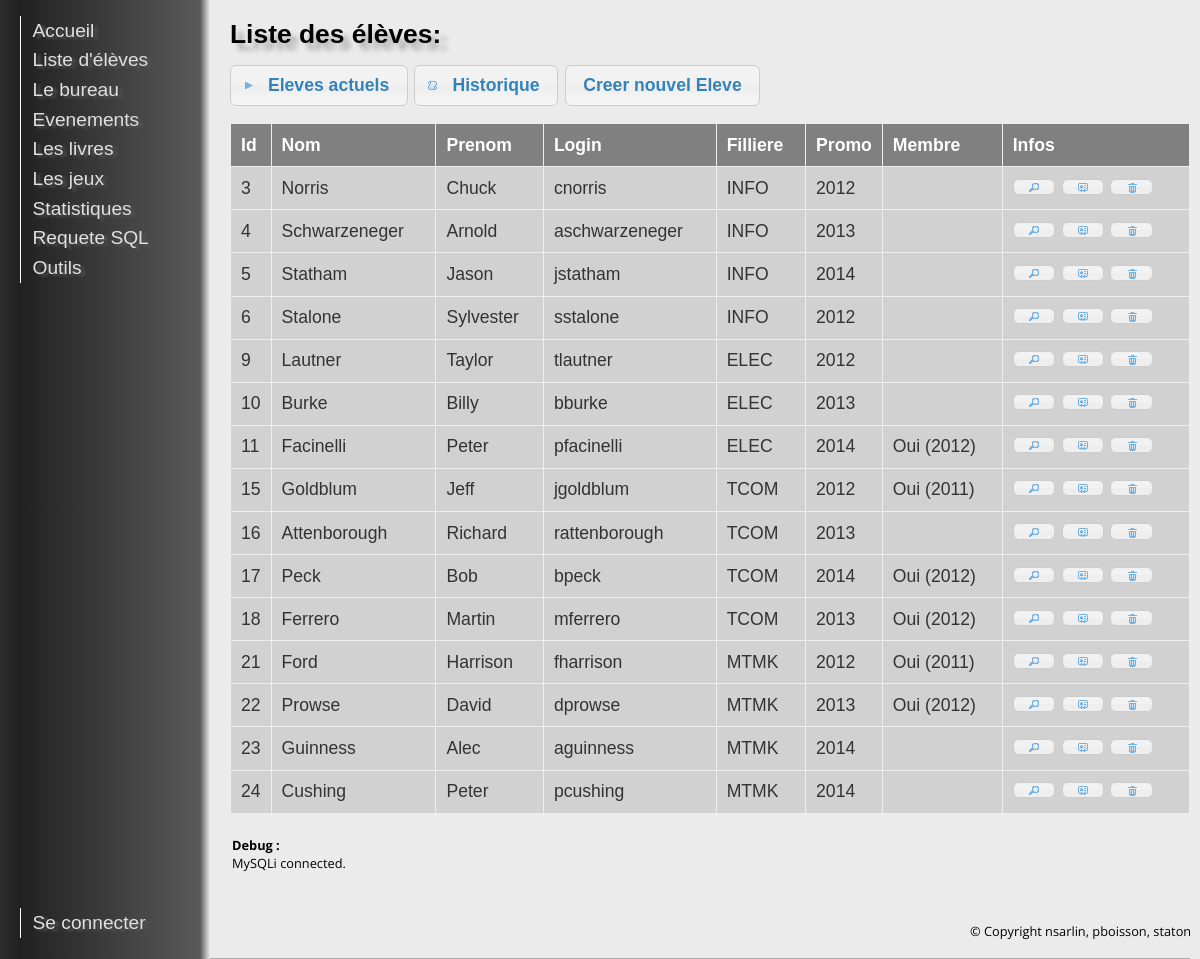
The page /?action=eleves on the database its author committed.
### index.php (called while the page is built, shortened)
<?php
$core = new Core();
$core->showPage();
?>

### src/classes/Eleve.class.php (called while the page is built, shortened)
<?php
class Eleve {
	private static $tableName="ELEVE";
	public function __construct($eleve = false)
	{
		if($eleve != false)
			$this->fetch($eleve);
	}
	public function fetch($result)
	{
		$this->id = $result['id_eleve'];
		$this->nom = $result['nom_eleve'];
		$this->prenom = $result['prenom_eleve'];
		$this->filliere = $result['filliere'];
		$this->login = $result['login'];
		$this->promo = $result['promo'];
		$query = "select COUNT(*), annee from MEMBRE where id_eleve=".$this->id;
		Database::query($query);
		$cou=Database::fetch();
		if($cou['COUNT(*)']==1)
		{
			$this->annee_membre=$cou['annee'];
			$this->isMember=true;
		}
		else
			$this->isMember=false;
		Database::query("SELECT COUNT(*)
			FROM EVENEMENT, PARTICIPE
			WHERE PARTICIPE.id_eleve = ".$this->id."
			AND PARTICIPE.id_evt = EVENEMENT.id_evt
			AND year(EVENEMENT.date_evt) = YEAR(NOW())");
		$res=Database::fetch();
	}
	public static function getListe()
	{
		$query = "select * from ".Eleve::$tableName;
		$results = Database::query($query);
		return $results;
	}
}
?>

### src/libs/Database.lib.php (called while the page is built, shortened)
<?php
class Database implements genericInterface {
	private static $base;
	public static $lastResult;
	public static function init() {
		$mysqlDB=Config::$mysqlDB;
		Database::$base = new mysqli($mysqlDB->host, $mysqlDB->user, $mysqlDB->password, "", $mysqlDB->port);
	}
	public static function query($query, $debug=false) {
		$return = Database::$base->query($query);
		Database::$lastResult=$return;
		return $return;
	}
	public static function fetch($result = false)
	{
		if($result==false)
			return Database::$lastResult->fetch_assoc();
		else
			return $result->fetch_assoc();
	}
}
?>

### src/pages/ElevesPage.class.php (the view, shortened to what this page needs)
<?php
class ElevesPage extends Layout{
	public function bodyHTML() {
?>
<div id="liste" class="ui-widget">
    <h1>Liste des élèves:</h1>
		<button id="actual">Eleves actuels</button>
		<button id="historique">Historique</button>
		<button id="create-user">Creer nouvel Eleve</button>
    <table id="users" class="ui-widget ui-widget-content">
        <thead>
            <tr class="ui-widget-header ">
				<th width="4em">Id</th>
				<th>Nom</th>
				<th>Prenom</th>
				<th>Login</th>
				<th>Filliere</th>
				<th width="6em">Promo</th>
				<th>Membre</th>
				<th>Infos</th>
            </tr>
        </thead>
        <tbody>
		<?php
			$result=Eleve::getListe();
			if(!($result))
			{
				echo "Erreur de requete : ".Database::errorMsg();
			}
			else
			{
				while($res = Database::fetch($result))
				{
					$eleve = new Eleve($res);
					if((!isset($_GET['historique']) && $eleve->promo >= date('Y')) || (isset($_GET['historique']) && $eleve->promo < date('Y')))
					{
						echo "<tr>";
						echo "<td>".$eleve->id."</td>";
						echo "<td>".$eleve->nom."</td>";
						echo "<td>".$eleve->prenom."</td>";
						echo "<td>".$eleve->login."</td>";
						echo "<td>".$eleve->filliere."</td>";
						echo "<td>".$eleve->promo."</td>";
						if($eleve->isMember)
							echo "<td>Oui (".$eleve->annee_membre.")</td>";
						else
							echo "<td></td>";
						echo "<td>
						<button title='Voir nombre d'evenements' class='bubu' onclick='javascript:open_info(".$eleve->id.")'></button>
						<button title='Editer' class='bubu_edit' onclick='javascript:edit(".$eleve->id.")'></button>
						<button title='Supprimer' class='bubu_del' onclick='javascript:delete_el(".$eleve->id.", \"".$eleve->prenom." ".$eleve->nom."\")'></button>
						</td>";
						echo "</tr>";
					}
				}
			}
		?>
        </tbody>
    </table>
</div>
		<?php
	}
}
?>

### src/classes/Core.class.php (shortened to what this page needs)
<?php
class Core {
	private static $debugText="";
	public function __construct() {
		$this->createDB();
	}
	public function createDB() {
		switch(Config::$dbType){
		case "mysql":
			if(class_exists('MYSQLi'))
			{
				$this->addDebug("MySQLi connected.");
			}
			else
				die("MySQL NOT supported.");
			break;
		}
	}
	public function showPage()
	{
		$page=null;
		if(isset($_GET['raz']))
		{
			$this::razDB();
			unset($_SESSION['loggedin']);
		}
		elseif(isset($_GET['test']))
			$this->testP();
		elseif(isset($_GET['action'])) {
			switch($_GET['action']) {
				case "eleves":
					$page = new ElevesPage();
					break;
			}
		}
		else
			$page = new Accueil($this);
		if($page && $page->showHTML())
			$page->toHTML();
	}
	public static function debugHTML() {
		echo Core::$debugText;
	}
	public static function addDebug($string) {
		Core::$debugText = Core::$debugText.$string."<br />";
	}
}
?>

### src/classes/Layout.class.php (shortened to what this page needs)
<?php
abstract class Layout {
	protected $AJAX = false;
	protected $eleve_co;
	public function showHTML()
	{
		return !($this->AJAX);
	}
	public function toHTML() {
		$this->headerHTML();
		$this->bodyHTML();
		$this->footerHTML();
	}
	public function headerHTML() {
?>
<!DOCTYPE html>
<html lang="en">
	<head>
		<link rel="stylesheet" href="ressources/style.css" />
		<link rel="stylesheet" href="ressources/jquery-ui-1.9.2.css" />
	</head>
	<body>
		<div id="menu">
			<nav>
				<ul>
					<li>
						<a href="index.php">Accueil</a>
					</li>
					<li>
						<a href="?action=eleves">Liste d'élèves</a>
					</li>
					<li>
						<a href="?action=bureau">Le bureau</a>
					</li>
					<li>
						<a href="?action=evt">Evenements</a>
					</li>
					<li>
						<a href="?action=livres">Les livres</a>
					</li>
					<li>
						<a href="?action=jeux">Les jeux</a>
					</li>
					<li>
						<a href="?action=stats">Statistiques</a>
					</li>
					<li>
						<a href="?action=sql">Requete SQL</a>
					</li>
					<li>
						<a href="?action=tools">Outils</a>
					</li>
				</ul>
			</nav>
	<div id="connect">
<ul>
<?php
	if(isset($_SESSION['loggedin']))
	{
		echo "<li>Connecté en tant que <i>".Core::$eleve_co->login."</i></li><br />";
?>
		<li>
			<a href="?action=comment">Commenter</a>
		</li>
		<li>
			<a href="?action=emprunt">Emprunter</a>
		</li>
		<li>
			<a href="?action=participer">Participer</a>
		</li>
		<li>
			<a href='index.php?action=logout'>Se déconnecter</a>
		</li>
<?php	}
	else
	{
		echo "<li><a href='index.php?action=login'>Se connecter</a></li>";
	}
?>
</ul>
	</div>
	</div>
	<div id="right">
		<div id="body">
<?php
			}
			public function footerHTML() {
		?>
	<div id="debug">
		<b>Debug :</b><br />
	</div>
</div>
		<div id="footer">
			<footer>
				<p>
					&copy; Copyright nsarlin, pboisson, staton
				</p>
			</footer>
		</div>
	</div>
	</body>
</html>
<?php
	}
	}
?>

### ressources/style.css (style rules this page uses)
body { font-family: 'Open Sans', sans-serif; background-color:#EBEBEB; }
h1 { font-weight: bold; text-align: left; font-family: 'Arial Black', Gadget, sans-serif; font-size: 1.5em; line-height: 110%; text-shadow: 7px 7.0px 5px rgba(142, 139, 143, 0.7); margin: .6em 0; }
a { color: #599fcf; text-shadow: 1px 1px 5px #83C9F7; text-decoration:none; }
div#menu { position: fixed; left: 0; right: 0; top: 0; width: 200px; min-height: 100%; font-family: Arial; border-right: 1px solid #aaa; background-color:#2e2e2e; background-image: -moz-linear-gradient(0deg, #2e2e2e, #212121 20px,#595959 200px); background-image: -webkit-linear-gradient(0deg, #2e2e2e, #212121 20px,#595959 200px); background-image: -o-linear-gradient(0deg, #2e2e2e, #212121 20px,#595959 200px); background-image: -ms-linear-gradient(0deg, #2e2e2e, #212121 20px,#595959 200px); background-image:linear-gradient(90deg, #2e2e2e, #212121 20px,#595959 200px); }
div#connect { position: fixed; bottom: 5px; font-family: Arial; font-size: 1em; color: #E0E0E0; text-shadow: 4px 2px 3px #595959; width:9em; }
div#right { position: absolute; left: 200px; top: 0px; width: 80%; min-height: 100%; background-image:-webkit-gradient(linear, 0% 0%, 1% 0%, from(#595959), to(#EBEBEB)); background-image:-moz-linear-gradient(0deg, #595959, #EBEBEB 10px); background-image:linear-gradient(90deg, #595959, #EBEBEB 10px); }
div#body { position: relative; left: 10px; top: 0px; height: auto; width: 100%; padding-left:20px; padding-bottom: 20px; border-bottom: 1px solid #aaa; }
div#footer { position: fixed; right: 0px; bottom: 0px; height: 50px; width: 230px; font-size: 0.8em; overflow: hidden; }
div#debug { position: relative; margin-top: 20px; margin-bottom: 20px; height: 80px; padding: 2px; font-size: 0.8em; overflow: scroll; }
#menu a { display: block; font-family: Arial; font-size: 1.2em; color: #E0E0E0; text-shadow: 4px 2px 3px #595959; width:9em; text-decoration:none; padding:0.2em 0.6em; border-left:1px solid white; }
#menu ul { width:100%; padding:0; margin-left:20px; list-style-type:none; }
#liste table { display: table; border-collapse: collapse; width: 70%; }
#liste td, th { background-color:#D1D1D1; text-align:center; padding: 10px; overflow: hidden; text-overflow: ellipsis; font-size: 100%; border: 1px solid #808080; }
#liste th { background-color:gray; color:white; border: 2px solid black; }
div#liste { margin: 20px 0; }
div#liste table { margin: 1em 0; border-collapse: collapse; width: 100%; }
div#liste table td, div#liste table th { border: 1px solid #eee; padding: .6em 10px; text-align: left; }

### rows shown on the page
eleve: id_eleve "3", nom_eleve "Norris", prenom_eleve "Chuck", login "cnorris", filliere "INFO", promo "2012"
eleve: id_eleve "4", nom_eleve "Schwarzeneger", prenom_eleve "Arnold", login "aschwarzeneger", filliere "INFO", promo "2013"
eleve: id_eleve "5", nom_eleve "Statham", prenom_eleve "Jason", login "jstatham", filliere "INFO", promo "2014"
eleve: id_eleve "6", nom_eleve "Stalone", prenom_eleve "Sylvester", login "sstalone", filliere "INFO", promo "2012"
eleve: id_eleve "9", nom_eleve "Lautner", prenom_eleve "Taylor", login "tlautner", filliere "ELEC", promo "2012"
eleve: id_eleve "10", nom_eleve "Burke", prenom_eleve "Billy", login "bburke", filliere "ELEC", promo "2013"
eleve: id_eleve "11", nom_eleve "Facinelli", prenom_eleve "Peter", login "pfacinelli", filliere "ELEC", promo "2014", membre.annee "2012"
eleve: id_eleve "15", nom_eleve "Goldblum", prenom_eleve "Jeff", login "jgoldblum", filliere "TCOM", promo "2012", membre.annee "2011"
eleve: id_eleve "16", nom_eleve "Attenborough", prenom_eleve "Richard", login "rattenborough", filliere "TCOM", promo "2013"
eleve: id_eleve "17", nom_eleve "Peck", prenom_eleve "Bob", login "bpeck", filliere "TCOM", promo "2014", membre.annee "2012"
eleve: id_eleve "18", nom_eleve "Ferrero", prenom_eleve "Martin", login "mferrero", filliere "TCOM", promo "2013", membre.annee "2012"
eleve: id_eleve "21", nom_eleve "Ford", prenom_eleve "Harrison", login "fharrison", filliere "MTMK", promo "2012", membre.annee "2011"
eleve: id_eleve "22", nom_eleve "Prowse", prenom_eleve "David", login "dprowse", filliere "MTMK", promo "2013", membre.annee "2012"
eleve: id_eleve "23", nom_eleve "Guinness", prenom_eleve "Alec", login "aguinness", filliere "MTMK", promo "2014"
eleve: id_eleve "24", nom_eleve "Cushing", prenom_eleve "Peter", login "pcushing", filliere "MTMK", promo "2014"

### other values the page prints
$string "MySQLi connected."
